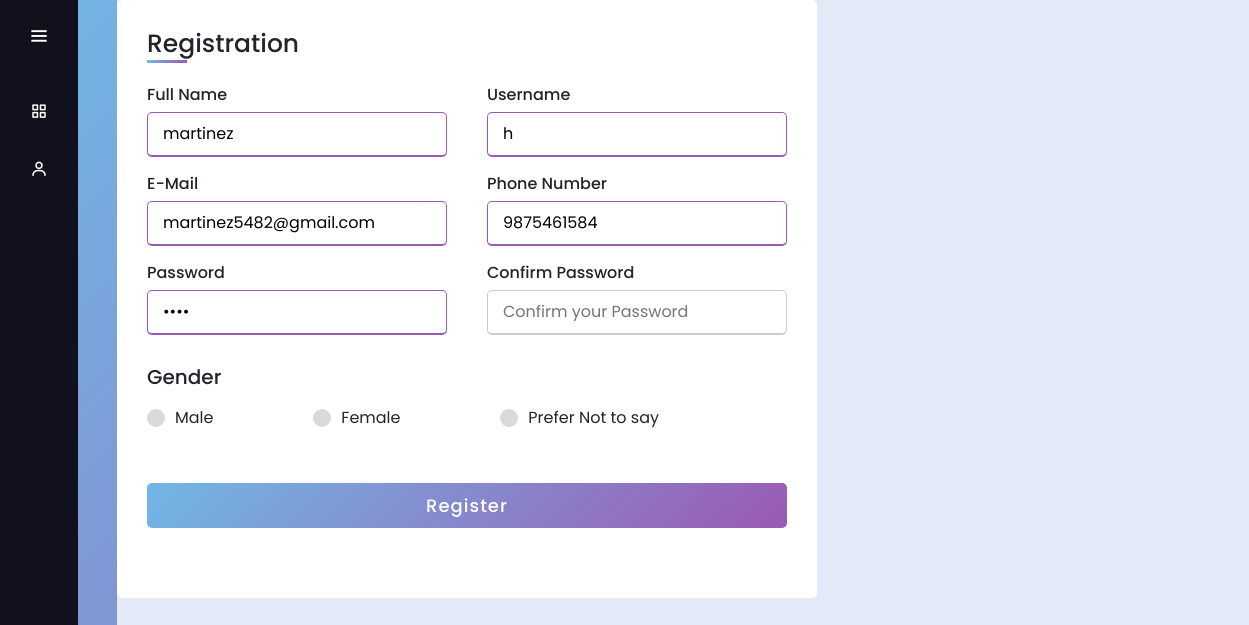
Before: /edit/2 with the older database file.
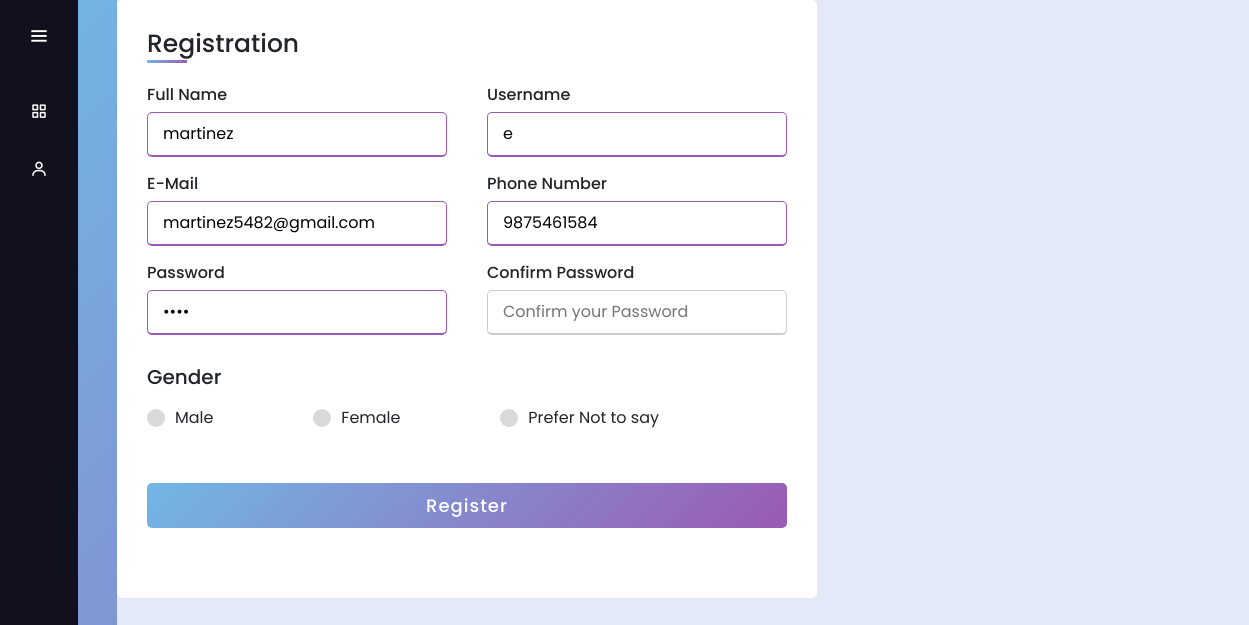
After: the same page with the newer database file.
### crudapp/models.py (models this page shows)
class UserDetails(models.Model):
    firstName = models.CharField(max_length=255)
    userName = models.CharField(max_length=255)
    email = models.EmailField(max_length=255)
    phoneNumber = models.CharField(max_length=10)
    password = models.CharField(max_length=10)
    Checkbox = models.CharField(max_length=50, blank= True)

### crudapp/views.py (the view)
def Edit(request, id):
    details = UserDetails.objects.get(id=id)
    return render (request, 'retrive.html' , {"details": details})

### crudapp/templates/retrive.html (shortened to what this page needs)
 {% extends 'index.html' %}
 {% load static %}
     {% block css %}
       <link rel="stylesheet" href={% static 'form.css' %}>
    {% endblock css %}
  {% block content %}
        <div class="wrapper">
        <div class="title">Registration</div>
        <form action="{% url 'update' details.id %}" method="post">
            <div class="user-details">
                <div class="input-box">
                    <span class="details">Full Name</span>
                    <input type="text" placeholder="Enter your fullname" required name="fnam" value="{{details.firstName}}">
                </div>
                <div class="input-box">
                    <span class="details">Username</span>
                    <input type="text" placeholder="Enter your username" required name="uname" value="{{details.userName}}">
                </div>
                <div class="input-box">
                    <span class="details">E-Mail</span>
                    <input type="email" placeholder="Enter your email" required name="email" value="{{details.email}}">
                </div>
                <div class="input-box">
                    <span class="details">Phone Number</span>
                    <input type="number" placeholder="Enter your number" required name="number" value="{{details.phoneNumber}}">
                </div>
                <div class="input-box">
                    <span class="details">Password</span>
                    <input type="password" placeholder="Enter your Password" required name="password" value="{{details.password}}">
                </div>
                <div class="input-box">
                    <span class="details">Confirm Password</span>
                    <input type="password" placeholder="Confirm your Password" required>
                </div>
            </div>
            <div class="gender-details">
                <span class="gender-title">Gender</span>
                <div class="category">
                    <label for="dot-1">
                        <span class="dot one"></span>
                        <span class="gender">Male</span>
                    </label>
                    <label for="dot-2">
                        <span class="dot two"></span>
                        <span class="gender">Female</span>
                    </label>
                    <label for="dot-3">
                        <span class="dot three"></span>
                        <span class="gender">Prefer Not to say</span>
                    </label>
                </div>
            </div>
            <div class="button">
                <input type="submit" value="Register">
            </div>
        </form>
    </div>
    {% endblock content %}

Changed rows visible on the page:
changed UserDetails "martinez": uname "h" → "e"
